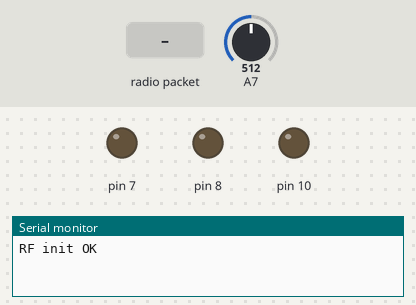
This sketch was run on a simulated Arduino Nano, built with avr-gcc and run on an emulated ATmega328P. Shown: output pins drawn as LEDs (lit = HIGH), the last lines printed to the serial monitor. The inputs (shaded band) are chosen by the test bench; at power-on: A7 = 512. No radio packets arrive unless stated.

Above: at 0.1 s.
At 2.2 s:
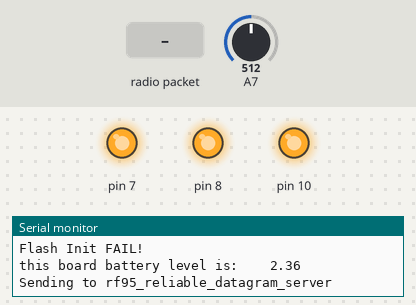
2.3 s: radio packet "1" arrives
At 2.9 s:
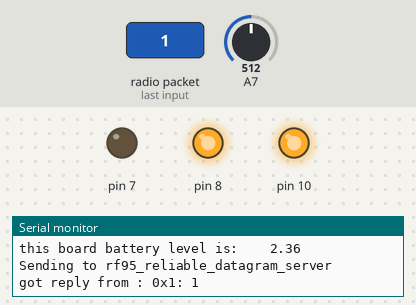
Timing chart, 0 to 16.0 s (numbered marks = the images above; inputs shaded):
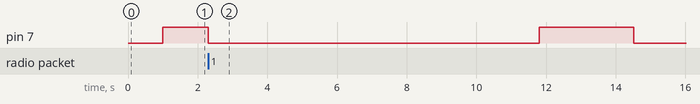

The sketch:

sleep_mode.ino
```cpp
#include <RHReliableDatagram.h>
#include <RH_RF95.h>

#include "LowPower.h"

#include <SPIFlash.h>    //get it here: https://github.com/LowPowerLab/SPIFlash
#include <SPI.h>

SPIFlash flash(8, 0xEF40); // 0xEF30 try both, either works

#define CLIENT_ADDRESS 1
#define SERVER_ADDRESS 2
RH_RF95 driver(10, 2);
RHReliableDatagram manager(driver, CLIENT_ADDRESS);


char volt_char[5];
char text_volt[] = "this board battery level is: ";
char data_volt[80];
uint8_t buf[RH_RF95_MAX_MESSAGE_LEN];


void volt_read() {
  float volt = analogRead(A7);
  volt = volt / 217 ;            // calculate battery, linear
  dtostrf(volt, 6, 2, volt_char);         // data to string

  sprintf(data_volt, "%s %s", text_volt, volt_char);   // combine char array

  Serial.println(data_volt);
  delay(100);        // delay in between reads for stability

}

void send() {

  volt_read();
  Serial.println("Sending to rf95_reliable_datagram_server");

  // Send a message to manager_server
  if (manager.sendtoWait(data_volt, sizeof(data_volt), SERVER_ADDRESS))
  {
    // Now wait for a reply from the server
    uint8_t len = sizeof(buf);
    uint8_t from;
    if (manager.recvfromAckTimeout(buf, &len, 2000, &from))
    { digitalWrite(7, LOW);
      delay(500);
      digitalWrite(7, HIGH);

      Serial.print("got reply from : 0x");
      Serial.print(from, HEX);
      Serial.print(": ");
      Serial.println((char*)buf);
    }
    else
    {
      Serial.println("No reply, is rf95_reliable_datagram_server running?");
    }
  }
  else
    Serial.println("sendtoWait failed");
}

void setup()
{
  pinMode(7, OUTPUT);
  Serial.begin(9600);

  // initialize Flash
  while (!Serial) ; // Wait for serial port to be available

  if (!manager.init()) {
    Serial.println("RF init failed");
  }
  else {
    Serial.println("RF init OK");
  }

  driver.setFrequency(434.0);
  delay(500);

  if (flash.initialize())
  {
    Serial.println("Flash Init OK!");
  }
  else {
    Serial.println("Flash Init FAIL!");
  }

  delay(500);
}


void loop() {
  digitalWrite(7, HIGH);
  delay(500);
  send();
  digitalWrite(7, LOW);
  delay(1000);

  driver.sleep();
  LowPower.powerDown(SLEEP_8S, ADC_OFF, BOD_OFF);
}


//uint8_t data_volt[] = "Hello World!";
//// Dont put this on the stack:
//uint8_t buf[RH_RF95_MAX_MESSAGE_LEN];
```
